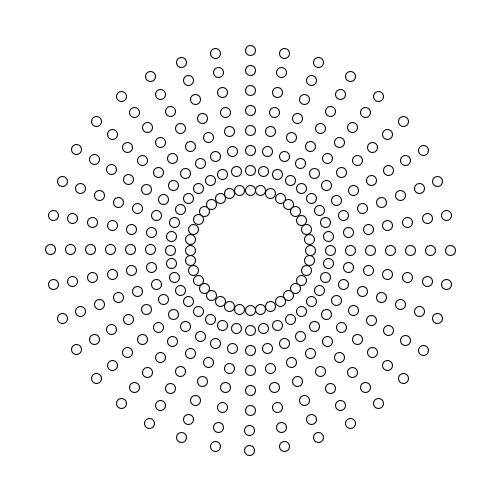
Frame 1 (no input)
Frame 60 (the mouse pressed at the canvas centre just before this capture): identical to frame 1, image omitted
Frame 120 (the mouse held since frame 60 and released just before this capture): identical to frame 1, image omitted

The Processing sketch that drew this single still picture (run headless with seeded random() and noise(); from frame 60 on, the mouse is pressed at the canvas centre):

// Processing sketch: dibujando_en_circulos_02
// ── dibujando_en_circulos_02.pde
/*
Ejemplo para posicionar elementos en círculos.
 En este caso repetimos el proceso varias veces,
 para generar anillos concéntricos
 
 Francisco Zamorano, 2017
 */

float origenX, origenY;  //usaremos este para el centro de la circunferencia
float radioInicial; // radio de la circunferencia
int nElementos; //cantidad de cosas a dibujar
int nAnillos; //cuantas repeticiones para crear 'anillos'
float espacioAnillos; //separacion entre 'anillos' 

void setup() {
  size(500, 500);
  origenX = width/2; //mitad del ancho del canvas
  origenY = height/2; //mitad del alto del canvas
  radioInicial = 60; //inicializamos el radio, lo vamos a modificar despues
  nElementos = 36;
  nAnillos = 8;
  espacioAnillos = 20;
}

void draw() {
  //hagamos lo mismo que el ejemplo anterior (01),
  //pero ahora repitamoslo varias veces para crear anillos.
  //usamos un doble for loop para eso
  //El loop de 'i' determina cuantas veces dibujamos cada anillo
  //El loop de 'j' dibuja un solo anillo(ver ejemlplo anterior)
  //cada vez que dibujamos cada anillo incrementamos el radio,
  //asi en cada vuelta se va dibujando cada vez mas lejos del centro 
  background(255);

  for (int i = 0; i<nAnillos; i++) { //loop para crear anillos
    float radio = radioInicial + espacioAnillos*i; // en cada loop de 'i', incrementamos el radio en 20px

    for (int j = 0; j<nElementos; j++) { //loop para posicionar los elementos
      float angulo = (TWO_PI/nElementos) * j;
      float x = origenX + cos(angulo) * radio;
      float y = origenY + sin(angulo) * radio;
      ellipse(x, y, 10, 10);
    }
  }
}
